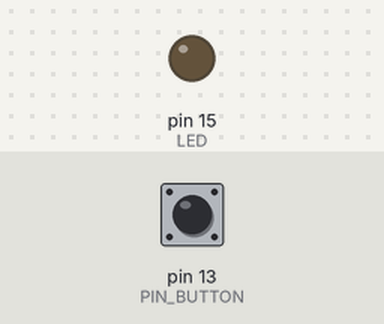
Simulated run of this sketch. Board: Arduino Uno, built with avr-gcc and run on an emulated ATmega328P. Shown: output pins drawn as LEDs (lit = HIGH). The inputs (shaded band) are chosen by the test bench; at power-on: pin 13 (PIN_BUTTON) HIGH.

Above: at 1.2 s.
1.3 s: pin 13 (PIN_BUTTON) pulled LOW for 0.15 s
At 2.0 s:
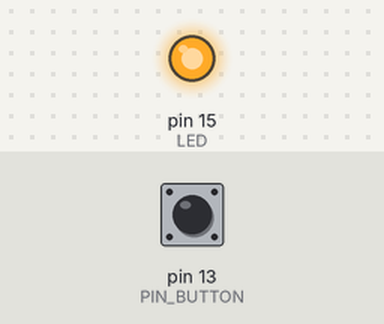
2.9 s: pin 13 (PIN_BUTTON) pulled LOW for 1 s
At 3.2 s:
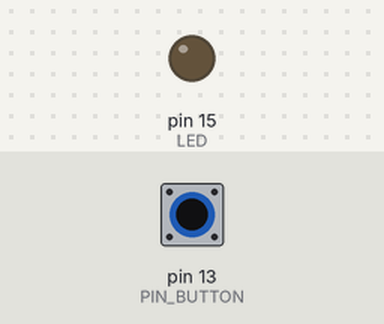
5.4 s: pin 13 (PIN_BUTTON) pulled LOW for 3.2 s
At 6.3 s:
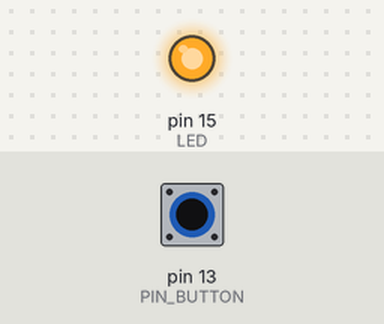
Timing chart, 0 to 8.4 s (numbered marks = the images above; inputs shaded):
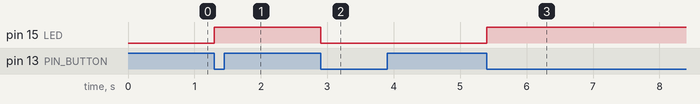

Measured:
- after the input at 1.3 s, pin 15 (LED): LOW → HIGH at once
- after the input at 2.9 s, pin 15 (LED): HIGH → LOW at once
- after the input at 5.4 s, pin 15 (LED): LOW → HIGH at once

The sketch:

Sketch_02.2_TableLamp.ino
```cpp
/**********************************************************************
  Filename    : TableLamp
  Description : Make a table lamp
  Auther      : www.freenove.com
  Modification: 2021/10/13
**********************************************************************/
#define LED    15
#define PIN_BUTTON 13
bool ledState = false;

void setup() {
  // initialize digital pin LED as an output.
  pinMode(LED, OUTPUT);
  pinMode(PIN_BUTTON, INPUT);
}

// the loop function runs over and over again forever
void loop() {
  digitalWrite(LED_BUILTIN,HIGH);
  if (digitalRead(PIN_BUTTON) == LOW) {
    //delay(10);
    if (digitalRead(PIN_BUTTON) == LOW) {
      reverseGPIO(LED);
    }
    while (digitalRead(PIN_BUTTON) == LOW);
  }
}

void reverseGPIO(int pin) {
  ledState = !ledState;
  digitalWrite(pin, ledState);
}
```
